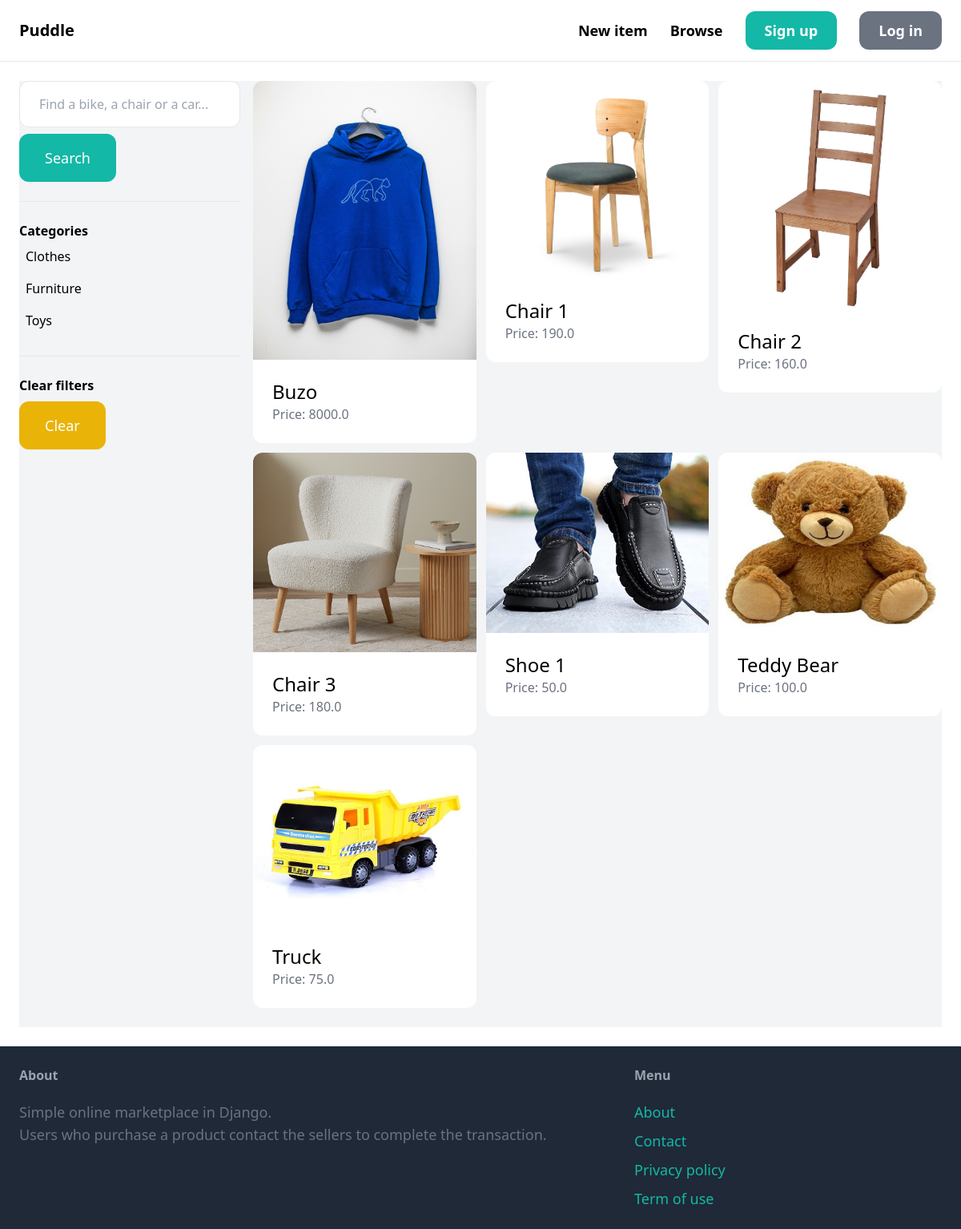
The app's page /items/ with its own data.
### item/models.py (models this page shows, shortened)
class Category(models.Model):
    name = models.CharField(max_length=255)
    class Meta:
        ordering = ('name',)
        verbose_name_plural = 'Categories'

class Item(models.Model):
    category = models.ForeignKey(Category, related_name='items', on_delete = models.CASCADE)
    name = models.CharField(max_length=255)
    description = models.TextField(blank=True, null=True)
    price = models.FloatField()
    image = models.ImageField(upload_to='item_images', blank=True, null=True)
    is_sold = models.BooleanField(default=False)
    created_by = models.ForeignKey(User, related_name='items', on_delete = models.CASCADE)
    created_at = models.DateTimeField(auto_now_add=True)
    class Meta:
        ordering = ('name',)

### item/views.py (the view)
# urls.py: path('', views.items, name='items'),
def items(request):
    query = request.GET.get('query', '')
    categories = Category.objects.all()
    category_id = request.GET.get('category', 0)
    items = Item.objects.filter(is_sold=False)
    if category_id:
        items = items.filter(category_id=category_id)
    if query:
        items = items.filter(Q(name__icontains=query) | Q(description__icontains=query))
    return render(request, 'item/items.html', {
        'items': items,
        'query': query,
        'categories': categories,
        'category_id': int(category_id)
    })

### item/templates/item/items.html (shortened to what this page needs)
{% extends "core/base.html" %}
{% block content %}
    <div class="pb-6 grid grid-cols-4 gap-4 bg-gray-100">
        <div class="col-span-1">
            <form method="get" action="{% url 'item:items' %}">
                <input name="query" class="w-full py-4 px-6 border rounded-xl" type="text" value="{{ query }}" placeholder="Find a bike, a chair or a car...">
                <button class="mt-2 py-4 px-8 text-lg bg-teal-500 text-white rounded-xl">Search</button>
            </form>
            <hr class="my-6">
            <p class="font-semibold">Categories</p>
            <ul>
                {% for category in categories %}
                    <li class="py-2 px-2 rounded-xl{% if category.id == category_id %} bg-gray-200{% endif %}">
                        <a href="{% url 'item:items' %}?query={{ query }}&category={{ category.id }}">{{ category.name }}</a>
                    </li>
                {% endfor %}
            </ul>
            <hr class="my-6">
            <p class="font-semibold">Clear filters</p>
            <ul>
                <li><a href="{% url 'item:items' %}" class="mt-2 py-4 px-8 inline-block bg-yellow-500 text-lg rounded-xl text-white">Clear</a></li>
            </ul>
        </div>
        <div class="col-span-3">
            <div class="grid grid-cols-3 gap-3">
                {% for item in items %}
                    <div>
                        <a href="{% url 'item:detail' item.id %}">
                            <div>
                                <img src="{{ item.image.url }}" class="rounded-t-xl">
                            </div>
                            <div class="p-6 bg-white rounded-b-xl">
                                <h2 class="text-2xl">{{ item.name }}</h2>
                                <p class="text-gray-500">Price: {{ item.price }}</p>
                            </div>
                        </a>
                    </div>
                {% endfor %}
            </div>
        </div>
    </div>
{% endblock %}

### records on screen
Category: name "Clothes"
Category: name "Furniture"
Category: name "Toys"
Item: image (picture), name "Buzo", price "8000.0"
Item: image (picture), name "Chair 1", price "190.0"
Item: image (picture), name "Chair 2", price "160.0"
Item: image (picture), name "Chair 3", price "180.0"
Item: image (picture), name "Shoe 1", price "50.0"
Item: image (picture), name "Teddy Bear", price "100.0"
Item: image (picture), name "Truck", price "75.0"
